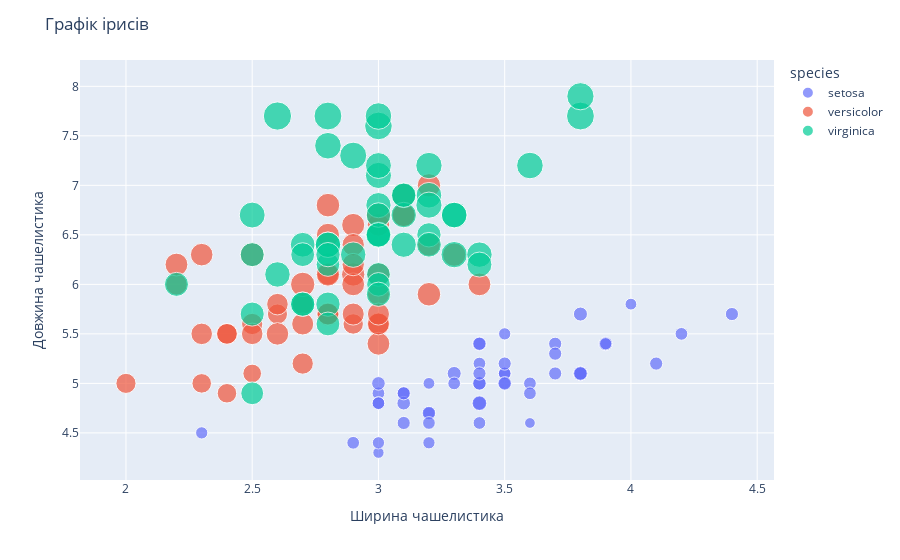

Notebook cell for this chart:
### Code cell
fig = px.scatter(iris, x="sepal_width",
                 y="sepal_length",
                 color="species",
                 size="petal_length",
                 hover_data=["petal_width"])

fig.update_layout(title="Графік ірисів",
                  xaxis_title="Ширина чашелистика",
                  yaxis_title="Довжина чашелистика")

### Figure 1 — Plotly figure (JSON) as saved in the notebook; plotly's stock layout.template omitted (floating-point values rounded to 4 significant figures)
{"data": [{"customdata": [[0.2], [0.2], [0.2], [0.2], [0.2], [0.4], [0.3], [0.2], [0.2], [0.1], [0.2], [0.2], [0.1], [0.1], [0.2], [0.4], [0.4], [0.3], [0.3], [0.3], [0.2], [0.4], [0.2], [0.5], [0.2], [0.2], [0.4], [0.2], [0.2], [0.2], [0.2], [0.4], [0.1], [0.2], [0.2], [0.2], [0.2], [0.1], [0.2], [0.2], [0.3], [0.3], [0.2], [0.6], [0.4], [0.3], [0.2], [0.2], [0.2], [0.2]], "hovertemplate": "species=setosa<br>sepal_width=%{x}<br>sepal_length=%{y}<br>petal_length=%{marker.size}<br>petal_width=%{customdata[0]}<extra></extra>", "legendgroup": "setosa", "marker": {"color": "#636efa", "size": [1.4, 1.4, 1.3, 1.5, 1.4, 1.7, 1.4, 1.5, 1.4, 1.5, 1.5, 1.6, 1.4, 1.1, 1.2, 1.5, 1.3, 1.4, 1.7, 1.5, 1.7, 1.5, 1.0, 1.7, 1.9, 1.6, 1.6, 1.5, 1.4, 1.6, 1.6, 1.5, 1.5, 1.4, 1.5, 1.2, 1.3, 1.4, 1.3, 1.5, 1.3, 1.3, 1.3, 1.6, 1.9, 1.4, 1.6, 1.4, 1.5, 1.4], "sizemode": "area", "sizeref": 0.01725, "symbol": "circle"}, "mode": "markers", "name": "setosa", "orientation": "v", "showlegend": true, "x": [3.5, 3.0, 3.2, 3.1, 3.6, 3.9, 3.4, 3.4, 2.9, 3.1, 3.7, 3.4, 3.0, 3.0, 4.0, 4.4, 3.9, 3.5, 3.8, 3.8, 3.4, 3.7, 3.6, 3.3, 3.4, 3.0, 3.4, 3.5, 3.4, 3.2, 3.1, 3.4, 4.1, 4.2, 3.1, 3.2, 3.5, 3.6, 3.0, 3.4, 3.5, 2.3, 3.2, 3.5, 3.8, 3.0, 3.8, 3.2, 3.7, 3.3], "xaxis": "x", "y": [5.1, 4.9, 4.7, 4.6, 5.0, 5.4, 4.6, 5.0, 4.4, 4.9, 5.4, 4.8, 4.8, 4.3, 5.8, 5.7, 5.4, 5.1, 5.7, 5.1, 5.4, 5.1, 4.6, 5.1, 4.8, 5.0, 5.0, 5.2, 5.2, 4.7, 4.8, 5.4, 5.2, 5.5, 4.9, 5.0, 5.5, 4.9, 4.4, 5.1, 5.0, 4.5, 4.4, 5.0, 5.1, 4.8, 5.1, 4.6, 5.3, 5.0], "yaxis": "y", "type": "scatter"}, {"customdata": [[1.4], [1.5], [1.5], [1.3], [1.5], [1.3], [1.6], [1.0], [1.3], [1.4], [1.0], [1.5], [1.0], [1.4], [1.3], [1.4], [1.5], [1.0], [1.5], [1.1], [1.8], [1.3], [1.5], [1.2], [1.3], [1.4], [1.4], [1.7], [1.5], [1.0], [1.1], [1.0], [1.2], [1.6], [1.5], [1.6], [1.5], [1.3], [1.3], [1.3], [1.2], [1.4], [1.2], [1.0], [1.3], [1.2], [1.3], [1.3], [1.1], [1.3]], "hovertemplate": "species=versicolor<br>sepal_width=%{x}<br>sepal_length=%{y}<br>petal_length=%{marker.size}<br>petal_width=%{customdata[0]}<extra></extra>", "legendgroup": "versicolor", "marker": {"color": "#EF553B", "size": [4.7, 4.5, 4.9, 4.0, 4.6, 4.5, 4.7, 3.3, 4.6, 3.9, 3.5, 4.2, 4.0, 4.7, 3.6, 4.4, 4.5, 4.1, 4.5, 3.9, 4.8, 4.0, 4.9, 4.7, 4.3, 4.4, 4.8, 5.0, 4.5, 3.5, 3.8, 3.7, 3.9, 5.1, 4.5, 4.5, 4.7, 4.4, 4.1, 4.0, 4.4, 4.6, 4.0, 3.3, 4.2, 4.2, 4.2, 4.3, 3.0, 4.1], "sizemode": "area", "sizeref": 0.01725, "symbol": "circle"}, "mode": "markers", "name": "versicolor", "orientation": "v", "showlegend": true, "x": [3.2, 3.2, 3.1, 2.3, 2.8, 2.8, 3.3, 2.4, 2.9, 2.7, 2.0, 3.0, 2.2, 2.9, 2.9, 3.1, 3.0, 2.7, 2.2, 2.5, 3.2, 2.8, 2.5, 2.8, 2.9, 3.0, 2.8, 3.0, 2.9, 2.6, 2.4, 2.4, 2.7, 2.7, 3.0, 3.4, 3.1, 2.3, 3.0, 2.5, 2.6, 3.0, 2.6, 2.3, 2.7, 3.0, 2.9, 2.9, 2.5, 2.8], "xaxis": "x", "y": [7.0, 6.4, 6.9, 5.5, 6.5, 5.7, 6.3, 4.9, 6.6, 5.2, 5.0, 5.9, 6.0, 6.1, 5.6, 6.7, 5.6, 5.8, 6.2, 5.6, 5.9, 6.1, 6.3, 6.1, 6.4, 6.6, 6.8, 6.7, 6.0, 5.7, 5.5, 5.5, 5.8, 6.0, 5.4, 6.0, 6.7, 6.3, 5.6, 5.5, 5.5, 6.1, 5.8, 5.0, 5.6, 5.7, 5.7, 6.2, 5.1, 5.7], "yaxis": "y", "type": "scatter"}, {"customdata": [[2.5], [1.9], [2.1], [1.8], [2.2], [2.1], [1.7], [1.8], [1.8], [2.5], [2.0], [1.9], [2.1], [2.0], [2.4], [2.3], [1.8], [2.2], [2.3], [1.5], [2.3], [2.0], [2.0], [1.8], [2.1], [1.8], [1.8], [1.8], [2.1], [1.6], [1.9], [2.0], [2.2], [1.5], [1.4], [2.3], [2.4], [1.8], [1.8], [2.1], [2.4], [2.3], [1.9], [2.3], [2.5], [2.3], [1.9], [2.0], [2.3], [1.8]], "hovertemplate": "species=virginica<br>sepal_width=%{x}<br>sepal_length=%{y}<br>petal_length=%{marker.size}<br>petal_width=%{customdata[0]}<extra></extra>", "legendgroup": "virginica", "marker": {"color": "#00cc96", "size": [6.0, 5.1, 5.9, 5.6, 5.8, 6.6, 4.5, 6.3, 5.8, 6.1, 5.1, 5.3, 5.5, 5.0, 5.1, 5.3, 5.5, 6.7, 6.9, 5.0, 5.7, 4.9, 6.7, 4.9, 5.7, 6.0, 4.8, 4.9, 5.6, 5.8, 6.1, 6.4, 5.6, 5.1, 5.6, 6.1, 5.6, 5.5, 4.8, 5.4, 5.6, 5.1, 5.1, 5.9, 5.7, 5.2, 5.0, 5.2, 5.4, 5.1], "sizemode": "area", "sizeref": 0.01725, "symbol": "circle"}, "mode": "markers", "name": "virginica", "orientation": "v", "showlegend": true, "x": [3.3, 2.7, 3.0, 2.9, 3.0, 3.0, 2.5, 2.9, 2.5, 3.6, 3.2, 2.7, 3.0, 2.5, 2.8, 3.2, 3.0, 3.8, 2.6, 2.2, 3.2, 2.8, 2.8, 2.7, 3.3, 3.2, 2.8, 3.0, 2.8, 3.0, 2.8, 3.8, 2.8, 2.8, 2.6, 3.0, 3.4, 3.1, 3.0, 3.1, 3.1, 3.1, 2.7, 3.2, 3.3, 3.0, 2.5, 3.0, 3.4, 3.0], "xaxis": "x", "y": [6.3, 5.8, 7.1, 6.3, 6.5, 7.6, 4.9, 7.3, 6.7, 7.2, 6.5, 6.4, 6.8, 5.7, 5.8, 6.4, 6.5, 7.7, 7.7, 6.0, 6.9, 5.6, 7.7, 6.3, 6.7, 7.2, 6.2, 6.1, 6.4, 7.2, 7.4, 7.9, 6.4, 6.3, 6.1, 7.7, 6.3, 6.4, 6.0, 6.9, 6.7, 6.9, 5.8, 6.8, 6.7, 6.7, 6.3, 6.5, 6.2, 5.9], "yaxis": "y", "type": "scatter"}], "layout": {"xaxis": {"anchor": "y", "domain": [0.0, 1.0], "title": {"text": "Ширина чашелистика"}}, "yaxis": {"anchor": "x", "domain": [0.0, 1.0], "title": {"text": "Довжина чашелистика"}}, "legend": {"title": {"text": "species"}, "tracegroupgap": 0, "itemsizing": "constant"}, "margin": {"t": 60}, "title": {"text": "Графік ірисів"}}}
